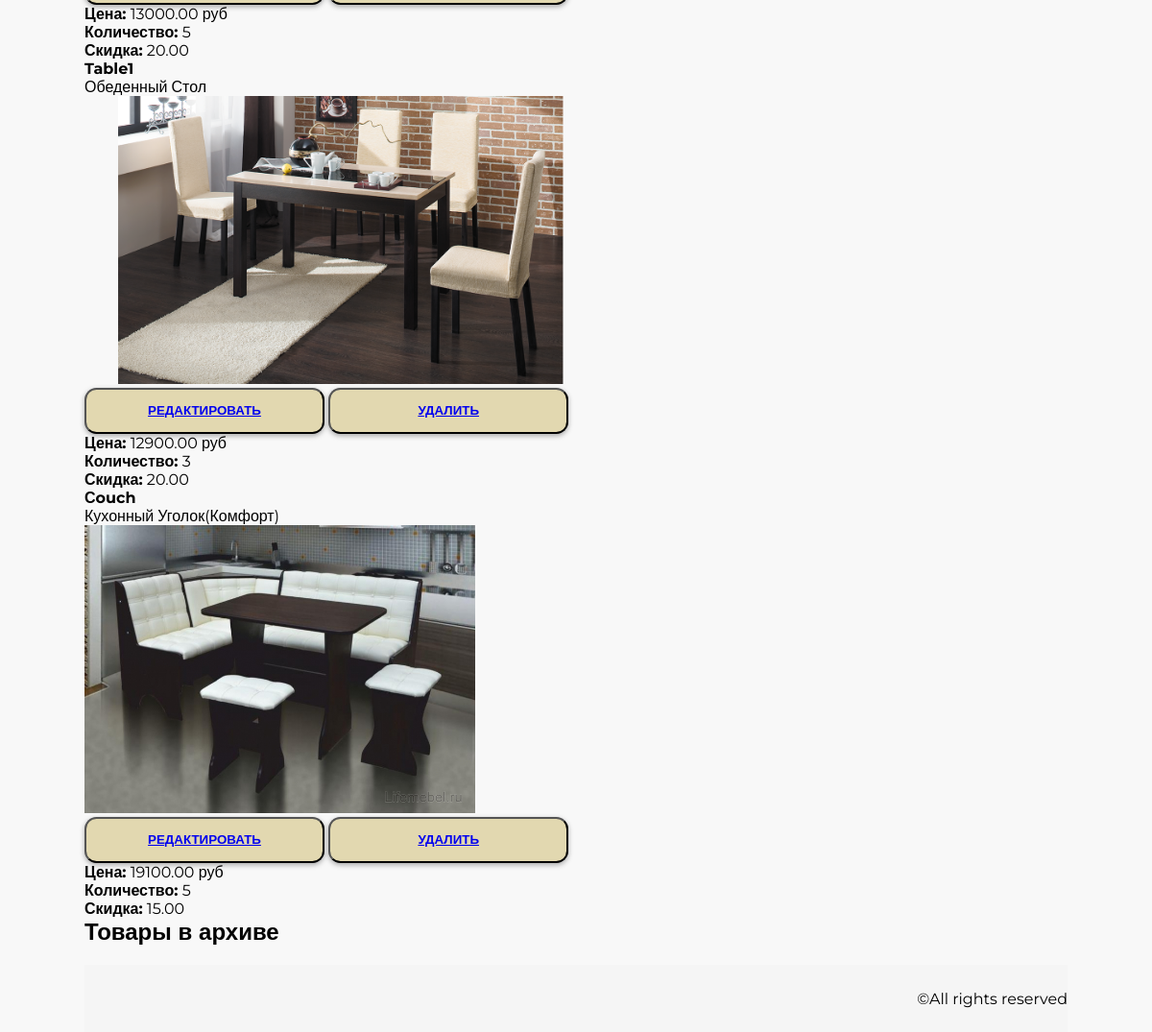
The app's page /admin_custom/products/ (lower part), older data.
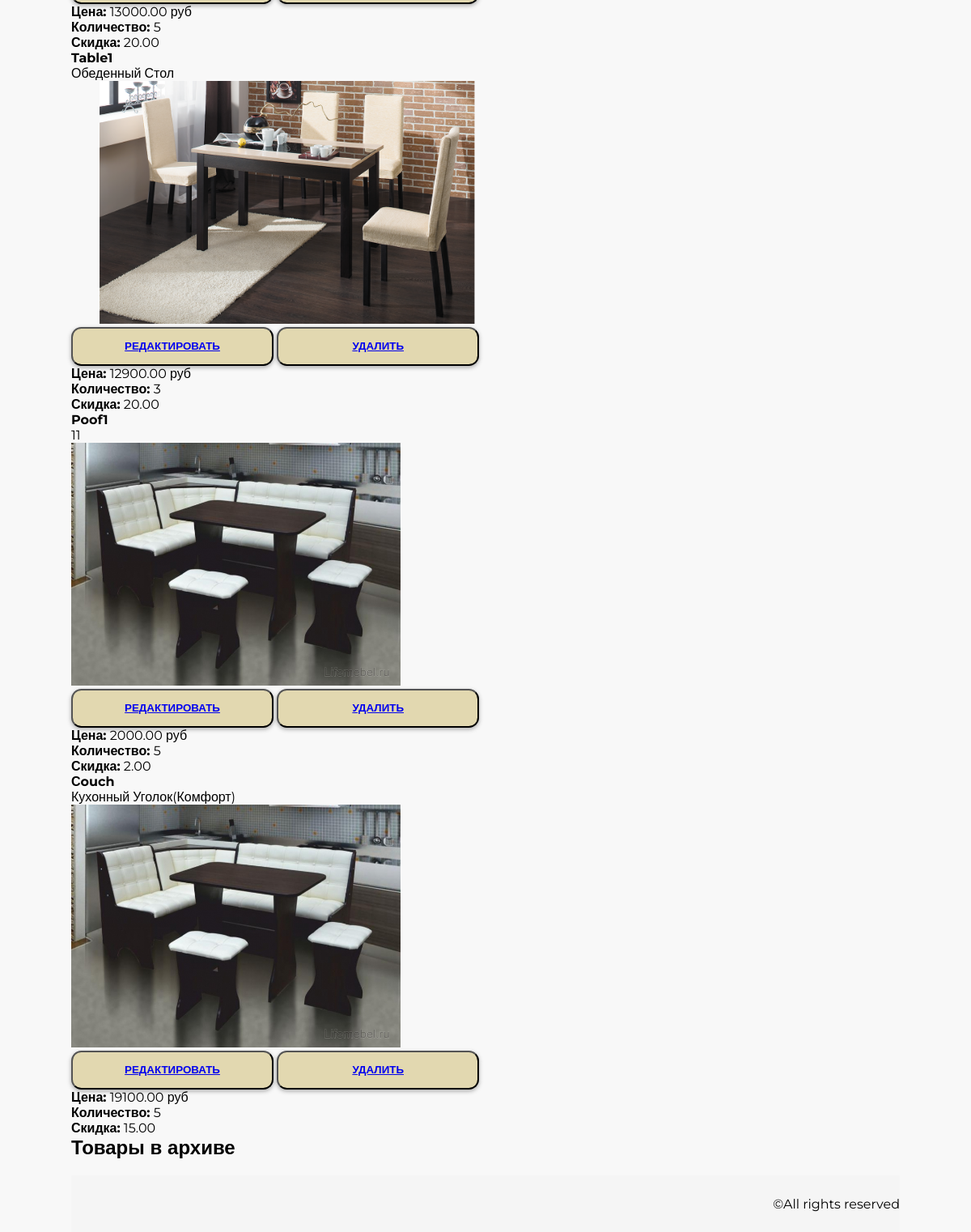
The same page, newer data.
### mainapp/models.py (models this page shows, shortened)
class Product(models.Model):
    name = models.CharField(verbose_name='Наименование продукта', max_length=150, unique=True)
    category = models.ForeignKey(Category, on_delete=models.CASCADE)
    image = models.ForeignKey(
        'images.Image',
        on_delete=models.PROTECT
    )
    short_desc = models.CharField(verbose_name='Краткое описание', max_length=60,
                                  blank=True)
    desc = models.TextField(verbose_name='Подробное описание', blank=True)
    price = models.DecimalField(verbose_name='Цена', max_digits=8,
                                decimal_places=2, default=0)
    discount = models.DecimalField(verbose_name='Скидка', max_digits=4,
                                decimal_places=2, default=0)
    is_active = models.BooleanField(verbose_name='Запись активна', default=True)
    quantity = models.PositiveIntegerField(verbose_name='Количество на складе', default=0)
    modified = models.DateTimeField(auto_now=True)
    created = models.DateTimeField(auto_now_add=True)
    class Meta:
        ordering = ['name', 'is_active', 'price']

### images/models.py (models this page shows, shortened)
class Image(models.Model):
    name = models.CharField(max_length=250)
    value = models.ImageField(upload_to='product_images/')

### adminapp/views.py (the view)
# urls.py: path('products/', adminapp.ProductList.as_view(), name='product_list'),
class ProductList(ListView):
    model = Product
    template_name = 'adminapp/product_list.html'
    context_object_name = 'objects'

### adminapp/templatetags/text_func.py (called while the page is built)
@register.filter
def startswith(value, str):
    if value.startswith(str):
        return True
    else:
        return False

### adminapp/templates/adminapp/product_list.html (shortened to what this page needs)
{% extends 'master.html' %}
{% load static %}
{% block page_styles %}
    <link rel="stylesheet" href="{% static 'web_shop/style.css' %}">
{% endblock %}
{% block page_content %}
<div class = "products_list">
    {% for object in objects %}
        {% if object.is_active %}
        <div class="product_record">
            <div class="product_name">
                <p><strong>{{object.name|title}}</strong></p>
                <div class="product_desc">
            {{object.short_desc|title}}
        </div>
            </div>
            <img src = "/media/{{object.image.value|default:'mainapp/img/default.jpg'}}" height = "300px"
            alt="{{object.name}}">
        <div class="product_actions">
            <button>
                <a href="{% url 'admin_custom:product_update' object.name %}">
                    Редактировать
                </a>
            </button>
            <button>
                <a href="{% url 'admin_custom:product_delete' object.name %}">
                    Удалить
                </a>
            </button>
        </div>
        <div class="summary">
            <p> <b>Цена:</b>
            {{object.price}} руб</p>
            <p> <b>Количество:</b>
            {{object.quantity}}</p>
            <p> <b>Скидка:</b>
            {{object.discount}}</p>
        </div>
    </div>
    {% endif %}
{% endfor%}
    <h2>Товары в архиве</h2>
</div>
{% endblock %}

Row changes from the older to the newer data that the page shows:
added Product: name "Poof1", short_desc "11", image.value (picture), price "2000.00", quantity "5", discount "2.00"
